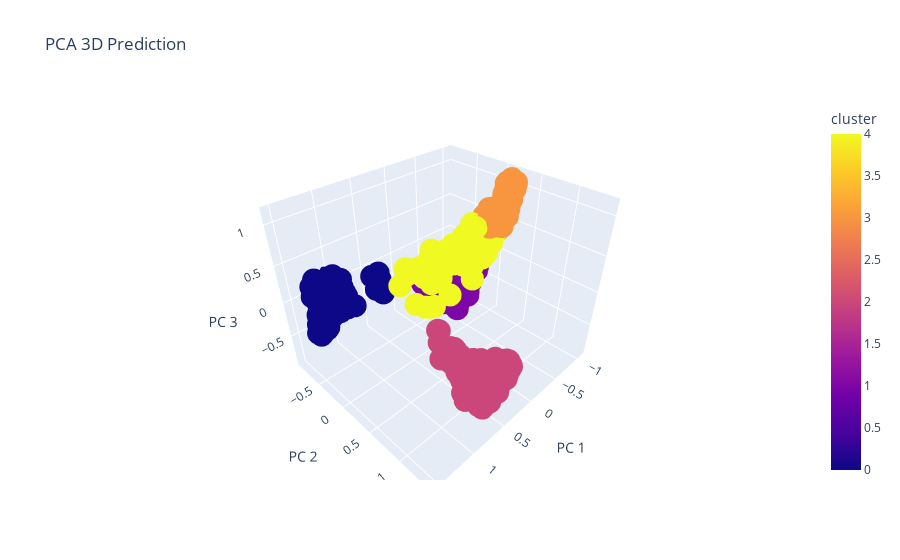

Notebook code for this chart:
### Code cell
fig = px.scatter_3d(
    dfPCA, x='x1', y='x2', z='x3', color=dfPCA['cluster'],
    labels={'x1': 'PC 1', 'x2': 'PC 2', 'x3': 'PC 3'}, title='PCA 3D Prediction'
)
fig.show()

### Figure 1 — Plotly figure (JSON) as saved in the notebook; plotly's stock layout.template omitted (floating-point values rounded to 4 significant figures; data arrays with more than 128 entries replaced by an {"elided": "..."} marker saying what was removed)
{"data": [{"hovertemplate": "PC 1=%{x}<br>PC 2=%{y}<br>PC 3=%{z}<br>cluster=%{marker.color}<extra></extra>", "legendgroup": "", "marker": {"color": {"elided": "1725 int values"}, "coloraxis": "coloraxis", "symbol": "circle"}, "mode": "markers", "name": "", "scene": "scene", "showlegend": false, "type": "scatter3d", "x": {"elided": "1725 float values"}, "y": {"elided": "1725 float values"}, "z": {"elided": "1725 float values"}}], "layout": {"coloraxis": {"colorbar": {"title": {"text": "cluster"}}, "colorscale": [[0, "#0d0887"], [0.1111, "#46039f"], [0.2222, "#7201a8"], [0.3333, "#9c179e"], [0.4444, "#bd3786"], [0.5556, "#d8576b"], [0.6667, "#ed7953"], [0.7778, "#fb9f3a"], [0.8889, "#fdca26"], [1, "#f0f921"]]}, "legend": {"tracegroupgap": 0}, "scene": {"domain": {"x": [0, 1], "y": [0, 1]}, "xaxis": {"title": {"text": "PC 1"}}, "yaxis": {"title": {"text": "PC 2"}}, "zaxis": {"title": {"text": "PC 3"}}}, "title": {"text": "PCA 3D Prediction"}}}
